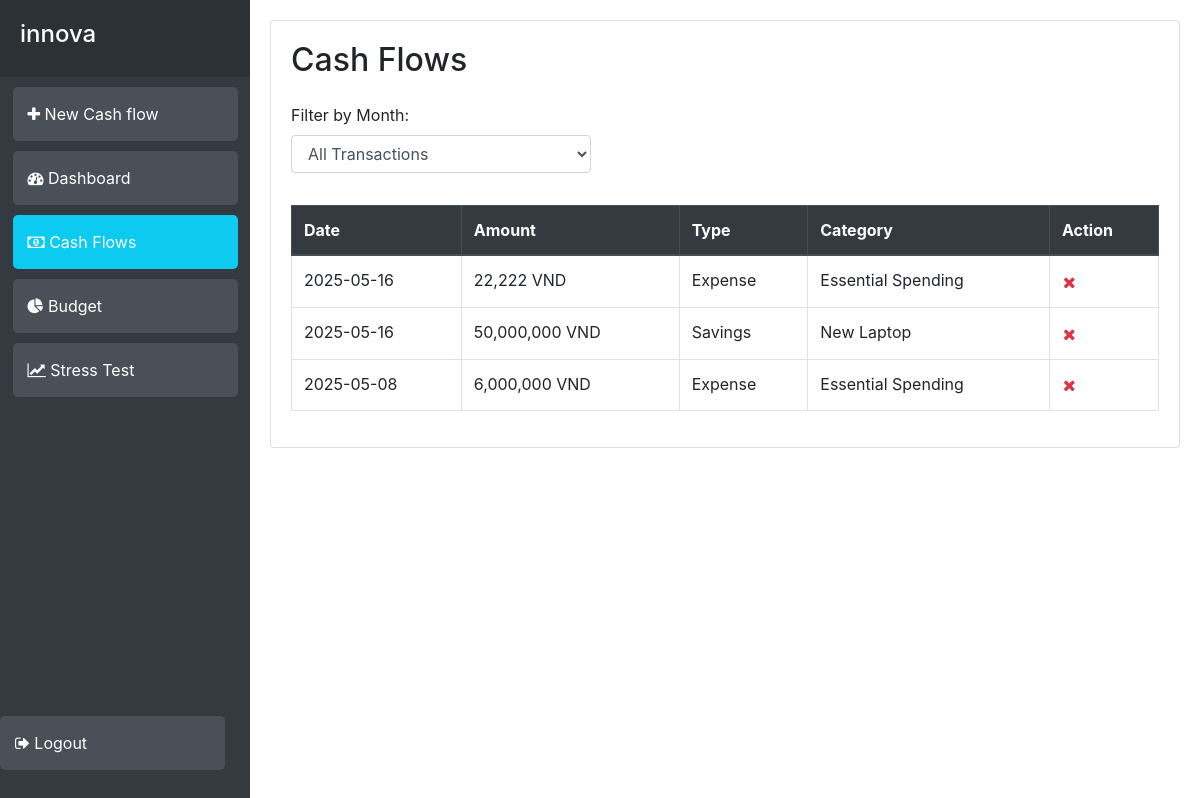
The app's page /cashflows (signed in) with its own data.
### app/models.py (models this page shows)
class Cashflow(db.Model):
    id = db.Column(db.Integer, primary_key=True)
    user_id = db.Column(db.Integer, db.ForeignKey('user.id'), nullable=False)
    amount = db.Column(db.Numeric(precision=10, scale=2), nullable=False)
    kind = db.Column(db.String(20), nullable=False)
    category = db.Column(db.String(50), nullable=True)
    date = db.Column(db.Date, default=datetime.utcnow())

### app/views.py (the view)
@views.route('/cashflows')
@login_required
def cashflows():
    selected_month = request.args.get('month', 'all')
    user_cashflows = Cashflow.query.filter_by(user_id=current_user.id)
    if selected_month != 'all':
        user_cashflows = user_cashflows.filter(
            db.func.strftime('%Y-%m', Cashflow.date) == selected_month
        )
    months_query = db.session.query(
        db.func.strftime('%Y-%m', Cashflow.date).label('month')
    ).filter_by(user_id=current_user.id).distinct().order_by('month').all()
    month_options = ['all'] + [m[0] for m in months_query]
    user_cashflows = user_cashflows.order_by(Cashflow.date.desc()).all()
    return render_template(
        "cashflows.html",
        user=current_user,
        cashflows=user_cashflows,
        month_options=month_options,
        month=selected_month,
        datetime=datetime  # Pass the datetime module to the template
    )

### app/__init__.py (called while the page is built)
def create_app():
    app = Flask(__name__)
    app.config['SECRET_KEY'] = 'VaRriors'
    app.config['SQLALCHEMY_DATABASE_URI'] = f'sqlite:///{DB_NAME}'
    db.init_app(app)
    from .views import views
    from .auth import auth
    app.register_blueprint(views, url_prefix='/')
    app.register_blueprint(auth, url_prefix='/')
    from .models import User, Cashflow
    __all__ = ['User', 'Cashflow']
    with app.app_context():
        db.create_all()
    login_manager = LoginManager()
    login_manager.login_view = 'auth.login'
    login_manager.init_app(app)
    @login_manager.user_loader
    def load_user(id):
        return User.query.get(int(id))
    return app

### app/templates/cashflows.html (shortened to what this page needs)
{% extends "base.html" %}
{% block content %}
<div class="row">
    <div class="col-md-12">
        <div class="card">
            <div class="card-body">
                <h2 class="card-title mb-4">Cash Flows</h2>
                <div class="form-group">
                    <label for="monthFilter" class="mr-2">Filter by Month:</label>
                    <form method="GET" action="{{ url_for('views.cashflows') }}">
                        <div class="input-group" style="max-width: 300px;">
                            <select name="month" id="month" class="form-select form-control"
                                onchange="this.form.submit()">
                                {% for month_option in month_options %}
                                <option value="{{ month_option }}" {% if month_option==month %}selected{% endif %}>
                                    {% if month_option == 'all' %}
                                    All Transactions
                                    {% else %}
                                    {{ datetime.strptime(month_option, '%Y-%m').strftime('%B %Y') }}
                                    {% endif %}
                                </option>
                                {% endfor %}
                            </select>
                        </div>
                    </form>
                </div>
                {% if cashflows %}
                <div class="table-responsive">
                    <table class="table table-bordered table-hover">
                        <thead class="thead-dark">
                            <tr>
                                <th data-field="date">Date</th>
                                <th data-field="amt">Amount</th>
                                <th data-field="type">Type</th>
                                <th data-field="cat">Category</th>
                                <th>Action</th>
                            </tr>
                        </thead>
                        <tbody>
                            {% for txn in cashflows %}
                            <tr id="cashflow-{{ txn.id }}">
                                <td>{{ txn.date.strftime('%Y-%m-%d') }}</td>
                                <td>{{ "{:,.0f}".format(txn.amount) }} VND</td>
                                <td>{{ txn.kind }}</td>
                                <td>{{ txn.category }}</td>
                                <td>
                                    <button onclick="return deleteCashflow({{ txn.id }})"
                                        class="btn btn-link text-danger p-0" title="Delete">
                                        <i class="fa fa-times"></i>
                                    </button>
                                </td>
                            </tr>
                            {% endfor %}
                        </tbody>
                    </table>
                </div>
                {% else %}
                <div class="alert alert-info">
                    No transactions found for {{ month.replace('-', ' ') }}.
                </div>
                {% endif %}
            </div>
        </div>
    </div>
</div>
{% endblock %}

### app/templates/base.html (style rules this page uses)
.form-group { margin-bottom: 1rem; }
.table-responsive { margin-top: 2rem; }
.table th { cursor: pointer; }

### records on screen
Cashflow: date "2025-05-16", amount "22,222", kind "Expense", category "Essential Spending"
Cashflow: date "2025-05-16", amount "50,000,000", kind "Savings", category "New Laptop"
Cashflow: date "2025-05-08", amount "6,000,000", kind "Expense", category "Essential Spending"
